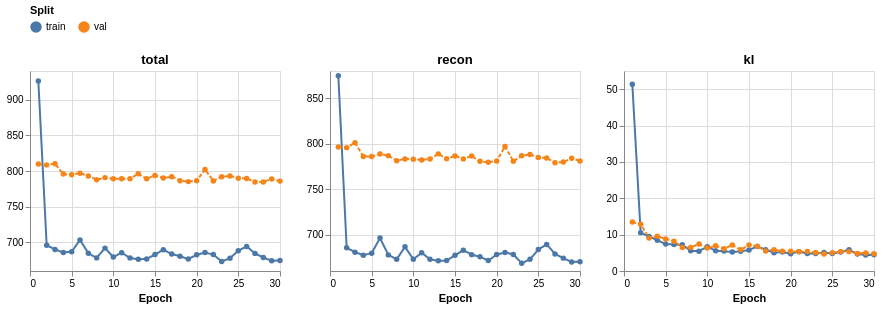

Notebook code cell kept with this figure:
### Markdown cell above
## 5. Loss curves

### Code cell
loss_plot = loss_curves(history, components=("total", "recon", "kl"))
loss_plot

### Figure 1 — Vega specification as saved in the notebook (floating-point values rounded to 4 significant figures)
{"$schema": "https://vega.github.io/schema/vega/v5.json", "data": [{"name": "source_0", "values": [{"epoch": 1, "value": 926.1, "split": "train", "component": "total", "__index_level_0__": 0}, {"epoch": 2, "value": 696.0, "split": "train", "component": "total", "__index_level_0__": 1}, {"epoch": 3, "value": 690.2, "split": "train", "component": "total", "__index_level_0__": 2}, {"epoch": 4, "value": 685.9, "split": "train", "component": "total", "__index_level_0__": 3}, {"epoch": 5, "value": 687.0, "split": "train", "component": "total", "__index_level_0__": 4}, {"epoch": 6, "value": 703.5, "split": "train", "component": "total", "__index_level_0__": 5}, {"epoch": 7, "value": 684.9, "split": "train", "component": "total", "__index_level_0__": 6}, {"epoch": 8, "value": 678.4, "split": "train", "component": "total", "__index_level_0__": 7}, {"epoch": 9, "value": 692.0, "split": "train", "component": "total", "__index_level_0__": 8}, {"epoch": 10, "value": 679.6, "split": "train", "component": "total", "__index_level_0__": 9}, {"epoch": 11, "value": 685.6, "split": "train", "component": "total", "__index_level_0__": 10}, {"epoch": 12, "value": 678.4, "split": "train", "component": "total", "__index_level_0__": 11}, {"epoch": 13, "value": 676.4, "split": "train", "component": "total", "__index_level_0__": 12}, {"epoch": 14, "value": 676.9, "split": "train", "component": "total", "__index_level_0__": 13}, {"epoch": 15, "value": 683.0, "split": "train", "component": "total", "__index_level_0__": 14}, {"epoch": 16, "value": 689.7, "split": "train", "component": "total", "__index_level_0__": 15}, {"epoch": 17, "value": 683.9, "split": "train", "component": "total", "__index_level_0__": 16}, {"epoch": 18, "value": 680.6, "split": "train", "component": "total", "__index_level_0__": 17}, {"epoch": 19, "value": 676.7, "split": "train", "component": "total", "__index_level_0__": 18}, {"epoch": 20, "value": 682.8, "split": "train", "component": "total", "__index_level_0__": 19}, {"epoch": 21, "value": 685.8, "split": "train", "component": "total", "__index_level_0__": 20}, {"epoch": 22, "value": 683.0, "split": "train", "component": "total", "__index_level_0__": 21}, {"epoch": 23, "value": 673.4, "split": "train", "component": "total", "__index_level_0__": 22}, {"epoch": 24, "value": 677.9, "split": "train", "component": "total", "__index_level_0__": 23}, {"epoch": 25, "value": 688.5, "split": "train", "component": "total", "__index_level_0__": 24}, {"epoch": 26, "value": 694.4, "split": "train", "component": "total", "__index_level_0__": 25}, {"epoch": 27, "value": 684.7, "split": "train", "component": "total", "__index_level_0__": 26}, {"epoch": 28, "value": 678.8, "split": "train", "component": "total", "__index_level_0__": 27}, {"epoch": 29, "value": 674.3, "split": "train", "component": "total", "__index_level_0__": 28}, {"epoch": 30, "value": 674.7, "split": "train", "component": "total", "__index_level_0__": 29}, {"epoch": 1, "value": 809.9, "split": "val", "component": "total", "__index_level_0__": 0}, {"epoch": 2, "value": 808.6, "split": "val", "component": "total", "__index_level_0__": 1}, {"epoch": 3, "value": 810.2, "split": "val", "component": "total", "__index_level_0__": 2}, {"epoch": 4, "value": 795.7, "split": "val", "component": "total", "__index_level_0__": 3}, {"epoch": 5, "value": 794.8, "split": "val", "component": "total", "__index_level_0__": 4}, {"epoch": 6, "value": 797.0, "split": "val", "component": "total", "__index_level_0__": 5}, {"epoch": 7, "value": 793.1, "split": "val", "component": "total", "__index_level_0__": 6}, {"epoch": 8, "value": 787.9, "split": "val", "component": "total", "__index_level_0__": 7}, {"epoch": 9, "value": 790.7, "split": "val", "component": "total", "__index_level_0__": 8}, {"epoch": 10, "value": 789.2, "split": "val", "component": "total", "__index_level_0__": 9}, {"epoch": 11, "value": 789.1, "split": "val", "component": "total", "__index_level_0__": 10}, {"epoch": 12, "value": 789.3, "split": "val", "component": "total", "__index_level_0__": 11}, {"epoch": 13, "value": 796.0, "split": "val", "component": "total", "__index_level_0__": 12}, {"epoch": 14, "value": 789.3, "split": "val", "component": "total", "__index_level_0__": 13}, {"epoch": 15, "value": 793.8, "split": "val", "component": "total", "__index_level_0__": 14}, {"epoch": 16, "value": 790.1, "split": "val", "component": "total", "__index_level_0__": 15}, {"epoch": 17, "value": 792.1, "split": "val", "component": "total", "__index_level_0__": 16}, {"epoch": 18, "value": 786.5, "split": "val", "component": "total", "__index_level_0__": 17}, {"epoch": 19, "value": 785.1, "split": "val", "component": "total", "__index_level_0__": 18}, {"epoch": 20, "value": 786.5, "split": "val", "component": "total", "__index_level_0__": 19}, {"epoch": 21, "value": 802.3, "split": "val", "component": "total", "__index_level_0__": 20}, {"epoch": 22, "value": 786.1, "split": "val", "component": "total", "__index_level_0__": 21}, {"epoch": 23, "value": 791.8, "split": "val", "component": "total", "__index_level_0__": 22}, {"epoch": 24, "value": 792.9, "split": "val", "component": "total", "__index_level_0__": 23}, {"epoch": 25, "value": 790.0, "split": "val", "component": "total", "__index_level_0__": 24}, {"epoch": 26, "value": 789.7, "split": "val", "component": "total", "__index_level_0__": 25}, {"epoch": 27, "value": 784.5, "split": "val", "component": "total", "__index_level_0__": 26}, {"epoch": 28, "value": 784.7, "split": "val", "component": "total", "__index_level_0__": 27}, {"epoch": 29, "value": 789.0, "split": "val", "component": "total", "__index_level_0__": 28}, {"epoch": 30, "value": 785.8, "split": "val", "component": "total", "__index_level_0__": 29}]}, {"name": "source_1", "values": [{"epoch": 1, "value": 874.7, "split": "train", "component": "recon", "__index_level_0__": 0}, {"epoch": 2, "value": 685.5, "split": "train", "component": "recon", "__index_level_0__": 1}, {"epoch": 3, "value": 680.7, "split": "train", "component": "recon", "__index_level_0__": 2}, {"epoch": 4, "value": 677.4, "split": "train", "component": "recon", "__index_level_0__": 3}, {"epoch": 5, "value": 679.6, "split": "train", "component": "recon", "__index_level_0__": 4}, {"epoch": 6, "value": 696.3, "split": "train", "component": "recon", "__index_level_0__": 5}, {"epoch": 7, "value": 677.7, "split": "train", "component": "recon", "__index_level_0__": 6}, {"epoch": 8, "value": 672.8, "split": "train", "component": "recon", "__index_level_0__": 7}, {"epoch": 9, "value": 686.6, "split": "train", "component": "recon", "__index_level_0__": 8}, {"epoch": 10, "value": 672.9, "split": "train", "component": "recon", "__index_level_0__": 9}, {"epoch": 11, "value": 680.0, "split": "train", "component": "recon", "__index_level_0__": 10}, {"epoch": 12, "value": 672.9, "split": "train", "component": "recon", "__index_level_0__": 11}, {"epoch": 13, "value": 671.2, "split": "train", "component": "recon", "__index_level_0__": 12}, {"epoch": 14, "value": 671.5, "split": "train", "component": "recon", "__index_level_0__": 13}, {"epoch": 15, "value": 677.2, "split": "train", "component": "recon", "__index_level_0__": 14}, {"epoch": 16, "value": 682.9, "split": "train", "component": "recon", "__index_level_0__": 15}, {"epoch": 17, "value": 678.0, "split": "train", "component": "recon", "__index_level_0__": 16}, {"epoch": 18, "value": 675.6, "split": "train", "component": "recon", "__index_level_0__": 17}, {"epoch": 19, "value": 671.5, "split": "train", "component": "recon", "__index_level_0__": 18}, {"epoch": 20, "value": 678.1, "split": "train", "component": "recon", "__index_level_0__": 19}, {"epoch": 21, "value": 680.5, "split": "train", "component": "recon", "__index_level_0__": 20}, {"epoch": 22, "value": 678.2, "split": "train", "component": "recon", "__index_level_0__": 21}, {"epoch": 23, "value": 668.5, "split": "train", "component": "recon", "__index_level_0__": 22}, {"epoch": 24, "value": 672.8, "split": "train", "component": "recon", "__index_level_0__": 23}, {"epoch": 25, "value": 683.6, "split": "train", "component": "recon", "__index_level_0__": 24}, {"epoch": 26, "value": 689.1, "split": "train", "component": "recon", "__index_level_0__": 25}, {"epoch": 27, "value": 678.8, "split": "train", "component": "recon", "__index_level_0__": 26}, {"epoch": 28, "value": 674.2, "split": "train", "component": "recon", "__index_level_0__": 27}, {"epoch": 29, "value": 669.9, "split": "train", "component": "recon", "__index_level_0__": 28}, {"epoch": 30, "value": 670.3, "split": "train", "component": "recon", "__index_level_0__": 29}, {"epoch": 1, "value": 796.3, "split": "val", "component": "recon", "__index_level_0__": 0}, {"epoch": 2, "value": 795.7, "split": "val", "component": "recon", "__index_level_0__": 1}, {"epoch": 3, "value": 801.1, "split": "val", "component": "recon", "__index_level_0__": 2}, {"epoch": 4, "value": 786.1, "split": "val", "component": "recon", "__index_level_0__": 3}, {"epoch": 5, "value": 785.9, "split": "val", "component": "recon", "__index_level_0__": 4}, {"epoch": 6, "value": 788.8, "split": "val", "component": "recon", "__index_level_0__": 5}, {"epoch": 7, "value": 786.7, "split": "val", "component": "recon", "__index_level_0__": 6}, {"epoch": 8, "value": 781.4, "split": "val", "component": "recon", "__index_level_0__": 7}, {"epoch": 9, "value": 783.3, "split": "val", "component": "recon", "__index_level_0__": 8}, {"epoch": 10, "value": 782.9, "split": "val", "component": "recon", "__index_level_0__": 9}, {"epoch": 11, "value": 782.2, "split": "val", "component": "recon", "__index_level_0__": 10}, {"epoch": 12, "value": 783.2, "split": "val", "component": "recon", "__index_level_0__": 11}, {"epoch": 13, "value": 788.8, "split": "val", "component": "recon", "__index_level_0__": 12}, {"epoch": 14, "value": 783.5, "split": "val", "component": "recon", "__index_level_0__": 13}, {"epoch": 15, "value": 786.6, "split": "val", "component": "recon", "__index_level_0__": 14}, {"epoch": 16, "value": 783.3, "split": "val", "component": "recon", "__index_level_0__": 15}, {"epoch": 17, "value": 786.6, "split": "val", "component": "recon", "__index_level_0__": 16}, {"epoch": 18, "value": 780.6, "split": "val", "component": "recon", "__index_level_0__": 17}, {"epoch": 19, "value": 779.7, "split": "val", "component": "recon", "__index_level_0__": 18}, {"epoch": 20, "value": 781.0, "split": "val", "component": "recon", "__index_level_0__": 19}, {"epoch": 21, "value": 797.0, "split": "val", "component": "recon", "__index_level_0__": 20}, {"epoch": 22, "value": 780.7, "split": "val", "component": "recon", "__index_level_0__": 21}, {"epoch": 23, "value": 786.7, "split": "val", "component": "recon", "__index_level_0__": 22}, {"epoch": 24, "value": 788.2, "split": "val", "component": "recon", "__index_level_0__": 23}, {"epoch": 25, "value": 785.0, "split": "val", "component": "recon", "__index_level_0__": 24}, {"epoch": 26, "value": 784.3, "split": "val", "component": "recon", "__index_level_0__": 25}, {"epoch": 27, "value": 779.2, "split": "val", "component": "recon", "__index_level_0__": 26}, {"epoch": 28, "value": 779.8, "split": "val", "component": "recon", "__index_level_0__": 27}, {"epoch": 29, "value": 784.0, "split": "val", "component": "recon", "__index_level_0__": 28}, {"epoch": 30, "value": 781.1, "split": "val", "component": "recon", "__index_level_0__": 29}]}, {"name": "source_2", "values": [{"epoch": 1, "value": 51.34, "split": "train", "component": "kl", "__index_level_0__": 0}, {"epoch": 2, "value": 10.53, "split": "train", "component": "kl", "__index_level_0__": 1}, {"epoch": 3, "value": 9.5, "split": "train", "component": "kl", "__index_level_0__": 2}, {"epoch": 4, "value": 8.458, "split": "train", "component": "kl", "__index_level_0__": 3}, {"epoch": 5, "value": 7.406, "split": "train", "component": "kl", "__index_level_0__": 4}, {"epoch": 6, "value": 7.28, "split": "train", "component": "kl", "__index_level_0__": 5}, {"epoch": 7, "value": 7.2, "split": "train", "component": "kl", "__index_level_0__": 6}, {"epoch": 8, "value": 5.546, "split": "train", "component": "kl", "__index_level_0__": 7}, {"epoch": 9, "value": 5.446, "split": "train", "component": "kl", "__index_level_0__": 8}, {"epoch": 10, "value": 6.704, "split": "train", "component": "kl", "__index_level_0__": 9}, {"epoch": 11, "value": 5.553, "split": "train", "component": "kl", "__index_level_0__": 10}, {"epoch": 12, "value": 5.47, "split": "train", "component": "kl", "__index_level_0__": 11}, {"epoch": 13, "value": 5.199, "split": "train", "component": "kl", "__index_level_0__": 12}, {"epoch": 14, "value": 5.421, "split": "train", "component": "kl", "__index_level_0__": 13}, {"epoch": 15, "value": 5.767, "split": "train", "component": "kl", "__index_level_0__": 14}, {"epoch": 16, "value": 6.762, "split": "train", "component": "kl", "__index_level_0__": 15}, {"epoch": 17, "value": 5.862, "split": "train", "component": "kl", "__index_level_0__": 16}, {"epoch": 18, "value": 5.038, "split": "train", "component": "kl", "__index_level_0__": 17}, {"epoch": 19, "value": 5.199, "split": "train", "component": "kl", "__index_level_0__": 18}, {"epoch": 20, "value": 4.75, "split": "train", "component": "kl", "__index_level_0__": 19}, {"epoch": 21, "value": 5.329, "split": "train", "component": "kl", "__index_level_0__": 20}, {"epoch": 22, "value": 4.816, "split": "train", "component": "kl", "__index_level_0__": 21}, {"epoch": 23, "value": 4.812, "split": "train", "component": "kl", "__index_level_0__": 22}, {"epoch": 24, "value": 5.074, "split": "train", "component": "kl", "__index_level_0__": 23}, {"epoch": 25, "value": 4.821, "split": "train", "component": "kl", "__index_level_0__": 24}, {"epoch": 26, "value": 5.206, "split": "train", "component": "kl", "__index_level_0__": 25}, {"epoch": 27, "value": 5.852, "split": "train", "component": "kl", "__index_level_0__": 26}, {"epoch": 28, "value": 4.678, "split": "train", "component": "kl", "__index_level_0__": 27}, {"epoch": 29, "value": 4.386, "split": "train", "component": "kl", "__index_level_0__": 28}, {"epoch": 30, "value": 4.463, "split": "train", "component": "kl", "__index_level_0__": 29}, {"epoch": 1, "value": 13.51, "split": "val", "component": "kl", "__index_level_0__": 0}, {"epoch": 2, "value": 12.87, "split": "val", "component": "kl", "__index_level_0__": 1}, {"epoch": 3, "value": 9.041, "split": "val", "component": "kl", "__index_level_0__": 2}, {"epoch": 4, "value": 9.579, "split": "val", "component": "kl", "__index_level_0__": 3}, {"epoch": 5, "value": 8.826, "split": "val", "component": "kl", "__index_level_0__": 4}, {"epoch": 6, "value": 8.205, "split": "val", "component": "kl", "__index_level_0__": 5}, {"epoch": 7, "value": 6.459, "split": "val", "component": "kl", "__index_level_0__": 6}, {"epoch": 8, "value": 6.496, "split": "val", "component": "kl", "__index_level_0__": 7}, {"epoch": 9, "value": 7.417, "split": "val", "component": "kl", "__index_level_0__": 8}, {"epoch": 10, "value": 6.333, "split": "val", "component": "kl", "__index_level_0__": 9}, {"epoch": 11, "value": 6.92, "split": "val", "component": "kl", "__index_level_0__": 10}, {"epoch": 12, "value": 6.099, "split": "val", "component": "kl", "__index_level_0__": 11}, {"epoch": 13, "value": 7.149, "split": "val", "component": "kl", "__index_level_0__": 12}, {"epoch": 14, "value": 5.83, "split": "val", "component": "kl", "__index_level_0__": 13}, {"epoch": 15, "value": 7.159, "split": "val", "component": "kl", "__index_level_0__": 14}, {"epoch": 16, "value": 6.777, "split": "val", "component": "kl", "__index_level_0__": 15}, {"epoch": 17, "value": 5.515, "split": "val", "component": "kl", "__index_level_0__": 16}, {"epoch": 18, "value": 5.844, "split": "val", "component": "kl", "__index_level_0__": 17}, {"epoch": 19, "value": 5.463, "split": "val", "component": "kl", "__index_level_0__": 18}, {"epoch": 20, "value": 5.408, "split": "val", "component": "kl", "__index_level_0__": 19}, {"epoch": 21, "value": 5.264, "split": "val", "component": "kl", "__index_level_0__": 20}, {"epoch": 22, "value": 5.376, "split": "val", "component": "kl", "__index_level_0__": 21}, {"epoch": 23, "value": 5.09, "split": "val", "component": "kl", "__index_level_0__": 22}, {"epoch": 24, "value": 4.706, "split": "val", "component": "kl", "__index_level_0__": 23}, {"epoch": 25, "value": 5.046, "split": "val", "component": "kl", "__index_level_0__": 24}, {"epoch": 26, "value": 5.33, "split": "val", "component": "kl", "__index_level_0__": 25}, {"epoch": 27, "value": 5.329, "split": "val", "component": "kl", "__index_level_0__": 26}, {"epoch": 28, "value": 4.814, "split": "val", "component": "kl", "__index_level_0__": 27}, {"epoch": 29, "value": 4.968, "split": "val", "component": "kl", "__index_level_0__": 28}, {"epoch": 30, "value": 4.727, "split": "val", "component": "kl", "__index_level_0__": 29}]}, {"name": "data_0", "values": [{"epoch": 1, "split": "train", "value": 926.1}, {"epoch": 2, "split": "train", "value": 696.0}, {"epoch": 3, "split": "train", "value": 690.2}, {"epoch": 4, "split": "train", "value": 685.9}, {"epoch": 5, "split": "train", "value": 687.0}, {"epoch": 6, "split": "train", "value": 703.5}, {"epoch": 7, "split": "train", "value": 684.9}, {"epoch": 8, "split": "train", "value": 678.4}, {"epoch": 9, "split": "train", "value": 692.0}, {"epoch": 10, "split": "train", "value": 679.6}, {"epoch": 11, "split": "train", "value": 685.6}, {"epoch": 12, "split": "train", "value": 678.4}, {"epoch": 13, "split": "train", "value": 676.4}, {"epoch": 14, "split": "train", "value": 676.9}, {"epoch": 15, "split": "train", "value": 683.0}, {"epoch": 16, "split": "train", "value": 689.7}, {"epoch": 17, "split": "train", "value": 683.9}, {"epoch": 18, "split": "train", "value": 680.6}, {"epoch": 19, "split": "train", "value": 676.7}, {"epoch": 20, "split": "train", "value": 682.8}, {"epoch": 21, "split": "train", "value": 685.8}, {"epoch": 22, "split": "train", "value": 683.0}, {"epoch": 23, "split": "train", "value": 673.4}, {"epoch": 24, "split": "train", "value": 677.9}, {"epoch": 25, "split": "train", "value": 688.5}, {"epoch": 26, "split": "train", "value": 694.4}, {"epoch": 27, "split": "train", "value": 684.7}, {"epoch": 28, "split": "train", "value": 678.8}, {"epoch": 29, "split": "train", "value": 674.3}, {"epoch": 30, "split": "train", "value": 674.7}, {"epoch": 1, "split": "val", "value": 809.9}, {"epoch": 2, "split": "val", "value": 808.6}, {"epoch": 3, "split": "val", "value": 810.2}, {"epoch": 4, "split": "val", "value": 795.7}, {"epoch": 5, "split": "val", "value": 794.8}, {"epoch": 6, "split": "val", "value": 797.0}, {"epoch": 7, "split": "val", "value": 793.1}, {"epoch": 8, "split": "val", "value": 787.9}, {"epoch": 9, "split": "val", "value": 790.7}, {"epoch": 10, "split": "val", "value": 789.2}, {"epoch": 11, "split": "val", "value": 789.1}, {"epoch": 12, "split": "val", "value": 789.3}, {"epoch": 13, "split": "val", "value": 796.0}, {"epoch": 14, "split": "val", "value": 789.3}, {"epoch": 15, "split": "val", "value": 793.8}, {"epoch": 16, "split": "val", "value": 790.1}, {"epoch": 17, "split": "val", "value": 792.1}, {"epoch": 18, "split": "val", "value": 786.5}, {"epoch": 19, "split": "val", "value": 785.1}, {"epoch": 20, "split": "val", "value": 786.5}, {"epoch": 21, "split": "val", "value": 802.3}, {"epoch": 22, "split": "val", "value": 786.1}, {"epoch": 23, "split": "val", "value": 791.8}, {"epoch": 24, "split": "val", "value": 792.9}, {"epoch": 25, "split": "val", "value": 790.0}, {"epoch": 26, "split": "val", "value": 789.7}, {"epoch": 27, "split": "val", "value": 784.5}, {"epoch": 28, "split": "val", "value": 784.7}, {"epoch": 29, "split": "val", "value": 789.0}, {"epoch": 30, "split": "val", "value": 785.8}]}, {"name": "data_1", "values": [{"epoch": 1, "split": "train", "value": 874.7}, {"epoch": 2, "split": "train", "value": 685.5}, {"epoch": 3, "split": "train", "value": 680.7}, {"epoch": 4, "split": "train", "value": 677.4}, {"epoch": 5, "split": "train", "value": 679.6}, {"epoch": 6, "split": "train", "value": 696.3}, {"epoch": 7, "split": "train", "value": 677.7}, {"epoch": 8, "split": "train", "value": 672.8}, {"epoch": 9, "split": "train", "value": 686.6}, {"epoch": 10, "split": "train", "value": 672.9}, {"epoch": 11, "split": "train", "value": 680.0}, {"epoch": 12, "split": "train", "value": 672.9}, {"epoch": 13, "split": "train", "value": 671.2}, {"epoch": 14, "split": "train", "value": 671.5}, {"epoch": 15, "split": "train", "value": 677.2}, {"epoch": 16, "split": "train", "value": 682.9}, {"epoch": 17, "split": "train", "value": 678.0}, {"epoch": 18, "split": "train", "value": 675.6}, {"epoch": 19, "split": "train", "value": 671.5}, {"epoch": 20, "split": "train", "value": 678.1}, {"epoch": 21, "split": "train", "value": 680.5}, {"epoch": 22, "split": "train", "value": 678.2}, {"epoch": 23, "split": "train", "value": 668.5}, {"epoch": 24, "split": "train", "value": 672.8}, {"epoch": 25, "split": "train", "value": 683.6}, {"epoch": 26, "split": "train", "value": 689.1}, {"epoch": 27, "split": "train", "value": 678.8}, {"epoch": 28, "split": "train", "value": 674.2}, {"epoch": 29, "split": "train", "value": 669.9}, {"epoch": 30, "split": "train", "value": 670.3}, {"epoch": 1, "split": "val", "value": 796.3}, {"epoch": 2, "split": "val", "value": 795.7}, {"epoch": 3, "split": "val", "value": 801.1}, {"epoch": 4, "split": "val", "value": 786.1}, {"epoch": 5, "split": "val", "value": 785.9}, {"epoch": 6, "split": "val", "value": 788.8}, {"epoch": 7, "split": "val", "value": 786.7}, {"epoch": 8, "split": "val", "value": 781.4}, {"epoch": 9, "split": "val", "value": 783.3}, {"epoch": 10, "split": "val", "value": 782.9}, {"epoch": 11, "split": "val", "value": 782.2}, {"epoch": 12, "split": "val", "value": 783.2}, {"epoch": 13, "split": "val", "value": 788.8}, {"epoch": 14, "split": "val", "value": 783.5}, {"epoch": 15, "split": "val", "value": 786.6}, {"epoch": 16, "split": "val", "value": 783.3}, {"epoch": 17, "split": "val", "value": 786.6}, {"epoch": 18, "split": "val", "value": 780.6}, {"epoch": 19, "split": "val", "value": 779.7}, {"epoch": 20, "split": "val", "value": 781.0}, {"epoch": 21, "split": "val", "value": 797.0}, {"epoch": 22, "split": "val", "value": 780.7}, {"epoch": 23, "split": "val", "value": 786.7}, {"epoch": 24, "split": "val", "value": 788.2}, {"epoch": 25, "split": "val", "value": 785.0}, {"epoch": 26, "split": "val", "value": 784.3}, {"epoch": 27, "split": "val", "value": 779.2}, {"epoch": 28, "split": "val", "value": 779.8}, {"epoch": 29, "split": "val", "value": 784.0}, {"epoch": 30, "split": "val", "value": 781.1}]}, {"name": "data_2", "values": [{"epoch": 1, "split": "train", "value": 51.34}, {"epoch": 2, "split": "train", "value": 10.53}, {"epoch": 3, "split": "train", "value": 9.5}, {"epoch": 4, "split": "train", "value": 8.458}, {"epoch": 5, "split": "train", "value": 7.406}, {"epoch": 6, "split": "train", "value": 7.28}, {"epoch": 7, "split": "train", "value": 7.2}, {"epoch": 8, "split": "train", "value": 5.546}, {"epoch": 9, "split": "train", "value": 5.446}, {"epoch": 10, "split": "train", "value": 6.704}, {"epoch": 11, "split": "train", "value": 5.553}, {"epoch": 12, "split": "train", "value": 5.47}, {"epoch": 13, "split": "train", "value": 5.199}, {"epoch": 14, "split": "train", "value": 5.421}, {"epoch": 15, "split": "train", "value": 5.767}, {"epoch": 16, "split": "train", "value": 6.762}, {"epoch": 17, "split": "train", "value": 5.862}, {"epoch": 18, "split": "train", "value": 5.038}, {"epoch": 19, "split": "train", "value": 5.199}, {"epoch": 20, "split": "train", "value": 4.75}, {"epoch": 21, "split": "train", "value": 5.329}, {"epoch": 22, "split": "train", "value": 4.816}, {"epoch": 23, "split": "train", "value": 4.812}, {"epoch": 24, "split": "train", "value": 5.074}, {"epoch": 25, "split": "train", "value": 4.821}, {"epoch": 26, "split": "train", "value": 5.206}, {"epoch": 27, "split": "train", "value": 5.852}, {"epoch": 28, "split": "train", "value": 4.678}, {"epoch": 29, "split": "train", "value": 4.386}, {"epoch": 30, "split": "train", "value": 4.463}, {"epoch": 1, "split": "val", "value": 13.51}, {"epoch": 2, "split": "val", "value": 12.87}, {"epoch": 3, "split": "val", "value": 9.041}, {"epoch": 4, "split": "val", "value": 9.579}, {"epoch": 5, "split": "val", "value": 8.826}, {"epoch": 6, "split": "val", "value": 8.205}, {"epoch": 7, "split": "val", "value": 6.459}, {"epoch": 8, "split": "val", "value": 6.496}, {"epoch": 9, "split": "val", "value": 7.417}, {"epoch": 10, "split": "val", "value": 6.333}, {"epoch": 11, "split": "val", "value": 6.92}, {"epoch": 12, "split": "val", "value": 6.099}, {"epoch": 13, "split": "val", "value": 7.149}, {"epoch": 14, "split": "val", "value": 5.83}, {"epoch": 15, "split": "val", "value": 7.159}, {"epoch": 16, "split": "val", "value": 6.777}, {"epoch": 17, "split": "val", "value": 5.515}, {"epoch": 18, "split": "val", "value": 5.844}, {"epoch": 19, "split": "val", "value": 5.463}, {"epoch": 20, "split": "val", "value": 5.408}, {"epoch": 21, "split": "val", "value": 5.264}, {"epoch": 22, "split": "val", "value": 5.376}, {"epoch": 23, "split": "val", "value": 5.09}, {"epoch": 24, "split": "val", "value": 4.706}, {"epoch": 25, "split": "val", "value": 5.046}, {"epoch": 26, "split": "val", "value": 5.33}, {"epoch": 27, "split": "val", "value": 5.329}, {"epoch": 28, "split": "val", "value": 4.814}, {"epoch": 29, "split": "val", "value": 4.968}, {"epoch": 30, "split": "val", "value": 4.727}]}, {"name": "source_0_strokeDash_domain_split_0", "values": [{"split": "train"}, {"split": "val"}]}, {"name": "data_0_strokeDash_domain_split_1", "values": [{"split": "train"}, {"split": "val"}]}, {"name": "source_1_strokeDash_domain_split_2", "values": [{"split": "train"}, {"split": "val"}]}, {"name": "data_1_strokeDash_domain_split_3", "values": [{"split": "train"}, {"split": "val"}]}, {"name": "source_2_strokeDash_domain_split_4", "values": [{"split": "train"}, {"split": "val"}]}, {"name": "data_2_strokeDash_domain_split_5", "values": [{"split": "train"}, {"split": "val"}]}], "signals": [{"name": "childWidth", "value": 250}], "marks": [{"type": "group", "name": "concat_0_group", "encode": {"update": {"width": {"signal": "childWidth"}, "height": {"signal": "height"}}}, "marks": [{"type": "group", "name": "concat_0_layer_0_pathgroup", "from": {"facet": {"data": "source_0", "name": "faceted_path_concat_0_layer_0_main", "groupby": ["split", "split"]}}, "encode": {"update": {"height": {"field": {"signal": null, "datum": null, "group": "height", "parent": null}}, "width": {"field": {"signal": null, "datum": null, "group": "width", "parent": null}}}}, "marks": [{"type": "line", "name": "concat_0_layer_0_marks", "from": {"data": "faceted_path_concat_0_layer_0_main"}, "sort": {"field": "x"}, "encode": {"update": {"x": {"field": "epoch", "scale": "concat_0_x"}, "stroke": {"field": "split", "scale": "color"}, "y": {"field": "value", "scale": "concat_0_y"}, "defined": {"signal": "isValid(datum[\"epoch\"]) && isFinite(+datum[\"epoch\"]) && isValid(datum[\"value\"]) && isFinite(+datum[\"value\"])"}, "strokeDash": {"field": "split", "scale": "strokeDash"}}}, "style": ["line"]}]}, {"type": "symbol", "name": "concat_0_layer_1_marks", "from": {"data": "data_0"}, "encode": {"update": {"fill": {"field": "split", "scale": "color"}, "strokeDash": {"field": "split", "scale": "strokeDash"}, "x": {"field": "epoch", "scale": "concat_0_x"}, "y": {"field": "value", "scale": "concat_0_y"}, "opacity": {"value": 1}}}, "style": ["point"]}], "axes": [{"scale": "concat_0_x", "grid": true, "orient": "bottom", "tickCount": {"signal": "ceil(childWidth/40)"}, "minExtent": 0, "maxExtent": 0, "aria": false, "labels": false, "zindex": 0, "gridScale": "concat_0_y", "domain": false, "ticks": false}, {"scale": "concat_0_y", "zindex": 0, "ticks": false, "maxExtent": 0, "minExtent": 0, "domain": false, "aria": false, "gridScale": "concat_0_x", "grid": true, "tickCount": {"signal": "ceil(height/40)"}, "orient": "left", "labels": false}, {"scale": "concat_0_x", "orient": "bottom", "title": "Epoch", "labelOverlap": true, "zindex": 0, "grid": false, "tickCount": {"signal": "ceil(childWidth/40)"}, "labelFlush": true}, {"scale": "concat_0_y", "orient": "left", "labelOverlap": true, "grid": false, "tickCount": {"signal": "ceil(height/40)"}, "zindex": 0}], "title": {"text": "total", "frame": "group"}, "style": "cell"}, {"type": "group", "name": "concat_1_group", "encode": {"update": {"width": {"signal": "childWidth"}, "height": {"signal": "height"}}}, "marks": [{"type": "group", "name": "concat_1_layer_0_pathgroup", "from": {"facet": {"data": "source_1", "name": "faceted_path_concat_1_layer_0_main", "groupby": ["split", "split"]}}, "encode": {"update": {"width": {"field": {"signal": null, "datum": null, "group": "width", "parent": null}}, "height": {"field": {"signal": null, "datum": null, "group": "height", "parent": null}}}}, "marks": [{"type": "line", "name": "concat_1_layer_0_marks", "from": {"data": "faceted_path_concat_1_layer_0_main"}, "sort": {"field": "x"}, "encode": {"update": {"x": {"field": "epoch", "scale": "concat_1_x"}, "stroke": {"field": "split", "scale": "color"}, "defined": {"signal": "isValid(datum[\"epoch\"]) && isFinite(+datum[\"epoch\"]) && isValid(datum[\"value\"]) && isFinite(+datum[\"value\"])"}, "strokeDash": {"field": "split", "scale": "strokeDash"}, "y": {"field": "value", "scale": "concat_1_y"}}}, "style": ["line"]}]}, {"type": "symbol", "name": "concat_1_layer_1_marks", "from": {"data": "data_1"}, "encode": {"update": {"x": {"field": "epoch", "scale": "concat_1_x"}, "y": {"field": "value", "scale": "concat_1_y"}, "fill": {"field": "split", "scale": "color"}, "opacity": {"value": 1}, "strokeDash": {"field": "split", "scale": "strokeDash"}}}, "style": ["point"]}], "axes": [{"scale": "concat_1_x", "domain": false, "maxExtent": 0, "grid": true, "tickCount": {"signal": "ceil(childWidth/40)"}, "aria": false, "minExtent": 0, "gridScale": "concat_1_y", "ticks": false, "orient": "bottom", "zindex": 0, "labels": false}, {"scale": "concat_1_y", "orient": "left", "grid": true, "aria": false, "zindex": 0, "ticks": false, "gridScale": "concat_1_x", "tickCount": {"signal": "ceil(height/40)"}, "labels": false, "domain": false, "maxExtent": 0, "minExtent": 0}, {"scale": "concat_1_x", "labelOverlap": true, "zindex": 0, "orient": "bottom", "labelFlush": true, "grid": false, "title": "Epoch", "tickCount": {"signal": "ceil(childWidth/40)"}}, {"scale": "concat_1_y", "orient": "left", "grid": false, "tickCount": {"signal": "ceil(height/40)"}, "zindex": 0, "labelOverlap": true}], "title": {"text": "recon", "frame": "group"}, "style": "cell"}, {"type": "group", "name": "concat_2_group", "encode": {"update": {"height": {"signal": "height"}, "width": {"signal": "childWidth"}}}, "marks": [{"type": "group", "name": "concat_2_layer_0_pathgroup", "from": {"facet": {"data": "source_2", "name": "faceted_path_concat_2_layer_0_main", "groupby": ["split", "split"]}}, "encode": {"update": {"height": {"field": {"signal": null, "datum": null, "group": "height", "parent": null}}, "width": {"field": {"signal": null, "datum": null, "group": "width", "parent": null}}}}, "marks": [{"type": "line", "name": "concat_2_layer_0_marks", "from": {"data": "faceted_path_concat_2_layer_0_main"}, "sort": {"field": "x"}, "encode": {"update": {"defined": {"signal": "isValid(datum[\"epoch\"]) && isFinite(+datum[\"epoch\"]) && isValid(datum[\"value\"]) && isFinite(+datum[\"value\"])"}, "x": {"field": "epoch", "scale": "concat_2_x"}, "stroke": {"field": "split", "scale": "color"}, "y": {"field": "value", "scale": "concat_2_y"}, "strokeDash": {"field": "split", "scale": "strokeDash"}}}, "style": ["line"]}]}, {"type": "symbol", "name": "concat_2_layer_1_marks", "from": {"data": "data_2"}, "encode": {"update": {"opacity": {"value": 1}, "strokeDash": {"field": "split", "scale": "strokeDash"}, "y": {"field": "value", "scale": "concat_2_y"}, "x": {"field": "epoch", "scale": "concat_2_x"}, "fill": {"field": "split", "scale": "color"}}}, "style": ["point"]}], "axes": [{"scale": "concat_2_x", "zindex": 0, "aria": false, "gridScale": "concat_2_y", "maxExtent": 0, "domain": false, "tickCount": {"signal": "ceil(childWidth/40)"}, "labels": false, "minExtent": 0, "ticks": false, "orient": "bottom", "grid": true}, {"scale": "concat_2_y", "domain": false, "zindex": 0, "gridScale": "concat_2_x", "aria": false, "grid": true, "orient": "left", "maxExtent": 0, "labels": false, "tickCount": {"signal": "ceil(height/40)"}, "minExtent": 0, "ticks": false}, {"scale": "concat_2_x", "title": "Epoch", "labelOverlap": true, "grid": false, "zindex": 0, "tickCount": {"signal": "ceil(childWidth/40)"}, "orient": "bottom", "labelFlush": true}, {"scale": "concat_2_y", "tickCount": {"signal": "ceil(height/40)"}, "orient": "left", "labelOverlap": true, "grid": false, "zindex": 0}], "title": {"text": "kl", "frame": "group"}, "style": "cell"}], "scales": [{"name": "color", "type": "ordinal", "domain": ["train", "val"], "range": ["#4c78a8", "#f58518"]}, {"name": "strokeDash", "type": "ordinal", "domain": {"fields": [{"data": "source_0_strokeDash_domain_split_0", "field": "split"}, {"data": "data_0_strokeDash_domain_split_1", "field": "split"}, {"data": "source_1_strokeDash_domain_split_2", "field": "split"}, {"data": "data_1_strokeDash_domain_split_3", "field": "split"}, {"data": "source_2_strokeDash_domain_split_4", "field": "split"}, {"data": "data_2_strokeDash_domain_split_5", "field": "split"}], "sort": true}, "range": [[1, 0], [4, 2], [2, 1], [1, 1], [1, 2, 4, 2]]}, {"name": "concat_0_x", "type": "linear", "domain": {"fields": [{"data": "source_0", "field": "epoch"}, {"data": "data_0", "field": "epoch"}]}, "range": [0, {"signal": "childWidth"}], "zero": false, "nice": true}, {"name": "concat_0_y", "type": "linear", "domain": {"fields": [{"data": "source_0", "field": "value"}, {"data": "data_0", "field": "value"}]}, "range": [{"signal": "height"}, 0], "nice": true, "zero": false}, {"name": "concat_1_x", "type": "linear", "domain": {"fields": [{"data": "source_1", "field": "epoch"}, {"data": "data_1", "field": "epoch"}]}, "range": [0, {"signal": "childWidth"}], "nice": true, "zero": false}, {"name": "concat_1_y", "type": "linear", "domain": {"fields": [{"data": "source_1", "field": "value"}, {"data": "data_1", "field": "value"}]}, "range": [{"signal": "height"}, 0], "nice": true, "zero": false}, {"name": "concat_2_x", "type": "linear", "domain": {"fields": [{"data": "source_2", "field": "epoch"}, {"data": "data_2", "field": "epoch"}]}, "range": [0, {"signal": "childWidth"}], "zero": false, "nice": true}, {"name": "concat_2_y", "type": "linear", "domain": {"fields": [{"data": "source_2", "field": "value"}, {"data": "data_2", "field": "value"}]}, "range": [{"signal": "height"}, 0], "zero": false, "nice": true}], "legends": [{"orient": "top", "title": "Split", "stroke": "color", "direction": "horizontal", "symbolType": "circle", "fill": "color", "encode": {"symbols": {"update": {"opacity": {"value": 1}}}}}], "height": 200, "padding": 5, "layout": {"padding": 20, "bounds": "full", "align": "each"}, "background": "white"}
